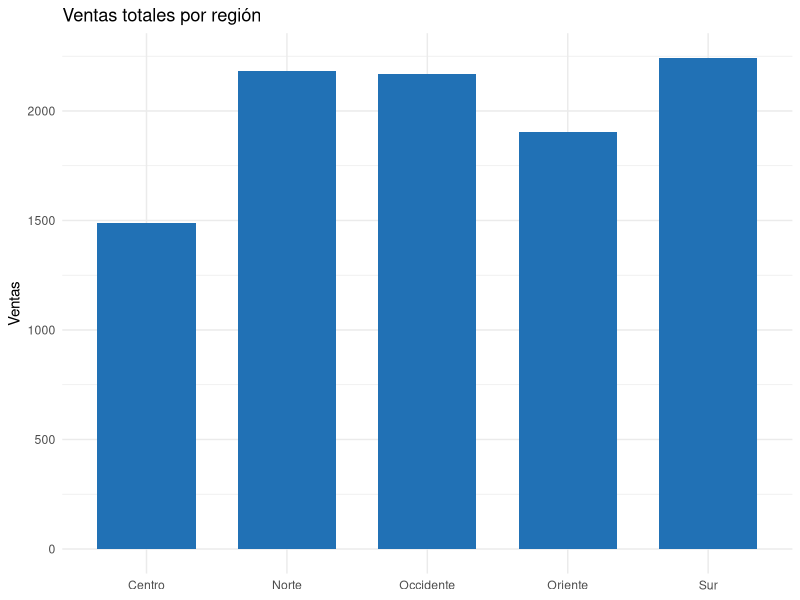
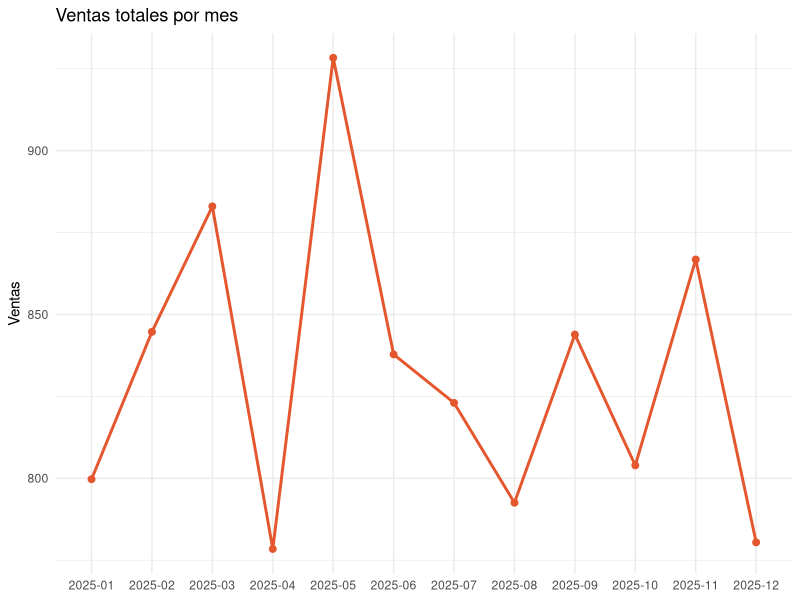

Source code (R) for these figures, in order:
library(ggplot2)

# Leer datos
df <- read.csv("ventas.csv", stringsAsFactors = FALSE)

# --- 1) Barras: ventas totales por región ---
ventas_region <- aggregate(ventas ~ region, data = df, FUN = sum)

p1 <- ggplot(ventas_region, aes(x = region, y = ventas)) +
  geom_bar(stat = "identity", fill = "#2171b5", width = 0.7) +
  labs(title = "Ventas totales por región", x = NULL, y = "Ventas") +
  theme_minimal()

ggsave("dashboard_r_barras.png", plot = p1, width = 8, height = 5)

# --- 2) Línea: ventas totales por mes ---
ventas_mes <- aggregate(ventas ~ mes, data = df, FUN = sum)

p2 <- ggplot(ventas_mes, aes(x = mes, y = ventas, group = 1)) +
  geom_line(color = "#e4572e", linewidth = 1) +
  geom_point(color = "#e4572e", size = 2) +
  labs(title = "Ventas totales por mes", x = NULL, y = "Ventas") +
  theme_minimal()

ggsave("dashboard_r_linea.png", plot = p2, width = 8, height = 5)
